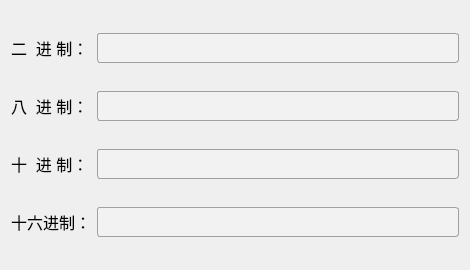
<?xml version="1.0" encoding="UTF-8"?>
<ui version="4.0">
 <class>Widget</class>
 <widget class="QWidget" name="Widget">
  <property name="geometry">
   <rect>
    <x>0</x>
    <y>0</y>
    <width>470</width>
    <height>270</height>
   </rect>
  </property>
  <property name="windowTitle">
   <string>进制转换工具                            作者：Tian_sj</string>
  </property>
  <property name="styleSheet">
   <string notr="true">* {
	outline: none;
}

QLineEdit {
	border: 1px solid #A0A0A0; /* 边框宽度为1px，颜色为#A0A0A0 */
	border-radius: 3px; /* 边框圆角 */
	padding-left: 5px; /* 文本距离左边界有5px */
	background-color: #F2F2F2; /* 背景颜色 */
	color: #A0A0A0; /* 文本颜色 */
	selection-background-color: #A0A0A0; /* 选中文本的背景颜色 */
	selection-color: #F2F2F2; /* 选中文本的颜色 */
	font-family: &quot;Microsoft YaHei&quot;; /* 文本字体族 */
	font-size: 10pt; /* 文本字体大小 */
}

QLineEdit:hover { /* 鼠标悬浮在QLineEdit时的状态 */
	border: 1px solid #298DFF;
	border-radius: 3px;
	background-color: #F2F2F2;
	color: #298DFF;
	selection-background-color: #298DFF;
	selection-color: #F2F2F2;
}

QLineEdit[echoMode=&quot;2&quot;] { /* QLineEdit有输入掩码时的状态 */
	lineedit-password-character: 9679;
	lineedit-password-mask-delay: 2000;
}

QLineEdit:disabled { /* QLineEdit在禁用时的状态 */
	border: 1px solid #CDCDCD;
	background-color: #CDCDCD;
	color: #B4B4B4;
}

QLineEdit:read-only { /* QLineEdit在只读时的状态 */
	background-color: #CDCDCD;
	color: #F2F2F2;
}

QPushButton
{
	background-color: #e1eefa; /*背景色*/ 
	border-style: outset;
	border-width: 0px;
	border-radius:5px; /*边界圆滑*/
	font: bold 14px;
	color:black; /*字体颜色*/
	font-family:;
	font: 9pt &quot;宋体&quot;;
	padding: 5px;
}
 
QPushButton:hover
{
	background-color: #1E90FF;
}
 
QPushButton:pressed
{
	background-color: rgb(0, 150, 0); /*伪状态经过时背景色*/ 
	border-style: inset;
}
QPushButton:!enabled{
	background-color: rgb(188, 188, 188);
	border-style: inset;
}</string>
  </property>
  <layout class="QGridLayout" name="gridLayout">
   <item row="0" column="0">
    <widget class="QLabel" name="label_5">
     <property name="font">
      <font>
       <pointsize>12</pointsize>
      </font>
     </property>
     <property name="text">
      <string>二  进 制：</string>
     </property>
     <property name="buddy">
      <cstring>editBin</cstring>
     </property>
    </widget>
   </item>
   <item row="0" column="1">
    <widget class="QLineEdit" name="editBin">
     <property name="minimumSize">
      <size>
       <width>0</width>
       <height>30</height>
      </size>
     </property>
     <property name="font">
      <font>
       <family>Microsoft YaHei</family>
       <pointsize>10</pointsize>
      </font>
     </property>
    </widget>
   </item>
   <item row="1" column="0">
    <widget class="QLabel" name="label_7">
     <property name="font">
      <font>
       <pointsize>12</pointsize>
      </font>
     </property>
     <property name="text">
      <string>八  进 制：</string>
     </property>
     <property name="buddy">
      <cstring>editOct</cstring>
     </property>
    </widget>
   </item>
   <item row="1" column="1">
    <widget class="QLineEdit" name="editOct">
     <property name="minimumSize">
      <size>
       <width>0</width>
       <height>30</height>
      </size>
     </property>
     <property name="font">
      <font>
       <family>Microsoft YaHei</family>
       <pointsize>10</pointsize>
      </font>
     </property>
    </widget>
   </item>
   <item row="2" column="0">
    <widget class="QLabel" name="label_4">
     <property name="font">
      <font>
       <pointsize>12</pointsize>
      </font>
     </property>
     <property name="text">
      <string>十  进 制：</string>
     </property>
     <property name="buddy">
      <cstring>editDec</cstring>
     </property>
    </widget>
   </item>
   <item row="2" column="1">
    <widget class="QLineEdit" name="editDec">
     <property name="minimumSize">
      <size>
       <width>0</width>
       <height>30</height>
      </size>
     </property>
     <property name="font">
      <font>
       <family>Microsoft YaHei</family>
       <pointsize>10</pointsize>
      </font>
     </property>
     <property name="maxLength">
      <number>10</number>
     </property>
    </widget>
   </item>
   <item row="3" column="0">
    <widget class="QLabel" name="label_6">
     <property name="font">
      <font>
       <pointsize>12</pointsize>
      </font>
     </property>
     <property name="text">
      <string>十六进制：</string>
     </property>
     <property name="buddy">
      <cstring>editHex</cstring>
     </property>
    </widget>
   </item>
   <item row="3" column="1">
    <widget class="QLineEdit" name="editHex">
     <property name="minimumSize">
      <size>
       <width>0</width>
       <height>30</height>
      </size>
     </property>
     <property name="font">
      <font>
       <family>Microsoft YaHei</family>
       <pointsize>10</pointsize>
      </font>
     </property>
    </widget>
   </item>
  </layout>
 </widget>
 <resources/>
 <connections/>
</ui>
